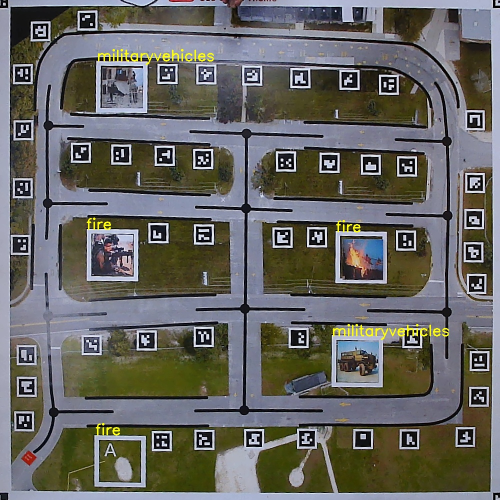
#> input picture saved_image110.jpg, 1000 x 1000 px (shown at 1/2 size)
$ python image_extract_from_arena.py
#> lines starting #> are read from the running program, lines starting #| are printed output that depends on the picture
import cv2
img = cv2.imread(r"saved_image110.jpg")
#> img is the input picture: shape (1000, 1000, 3); mean B, G, R 98.1, 101.8, 102.3
# img = cv2.imread(r"eyantra photos/saved_image54.jpg")
# img = cv2.imread(r"eyantra photos/saved_image99.jpg")
im1 = img[135:215,201:284]
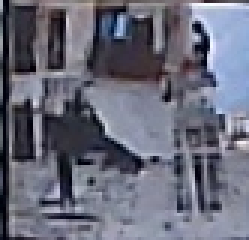
#> im1: shape (80, 83, 3) (shown 3 times larger); mean B, G, R 121.6, 106.2, 104.6
im2 = img[473:558,681:763]
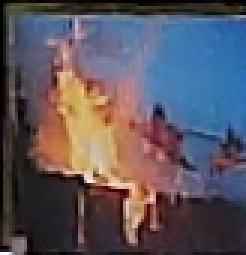
#> im2: shape (85, 82, 3) (shown 3 times larger); mean B, G, R 94.9, 85.5, 92.1
im3 = img[478:551,185:266]
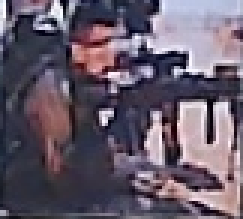
#> im3: shape (73, 81, 3) (shown 3 times larger); mean B, G, R 106.4, 91.2, 102.2
im4 = img[681:762,673:754]
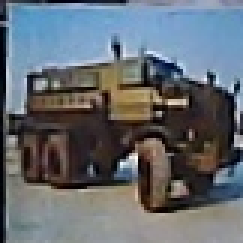
#> im4: shape (81, 81, 3) (shown 3 times larger); mean B, G, R 112.5, 106.1, 100
im5 = img[881:963,198:281]
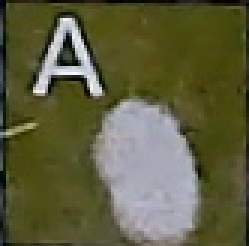
#> im5: shape (82, 83, 3) (shown 3 times larger); mean B, G, R 62.5, 94.7, 94.5

# [9 lines of commented-out code are left out]
cv2.imwrite("nim1.jpg",im1)
cv2.imwrite("nim2.jpg",im2)
cv2.imwrite("nim3.jpg",im3)
cv2.imwrite("nim4.jpg",im4)
cv2.imwrite("nim5.jpg",im5)

# [20 lines of commented-out code are left out]
